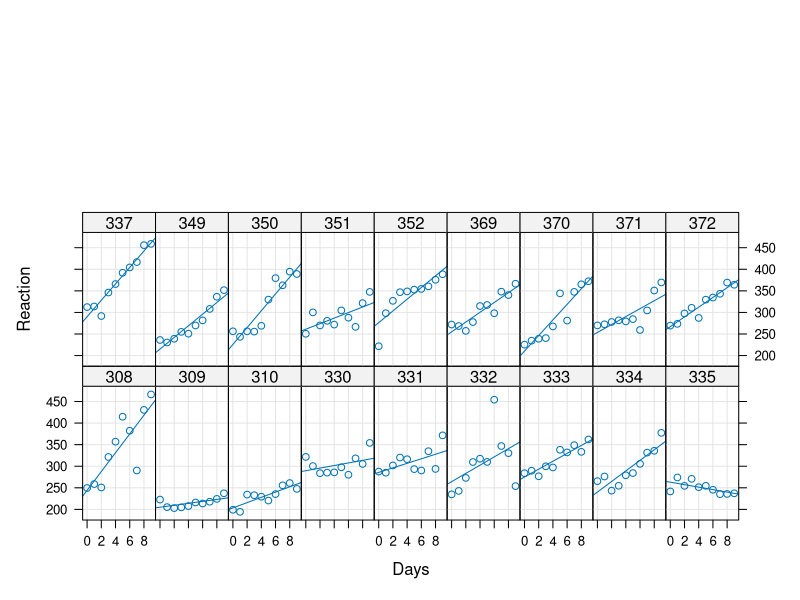
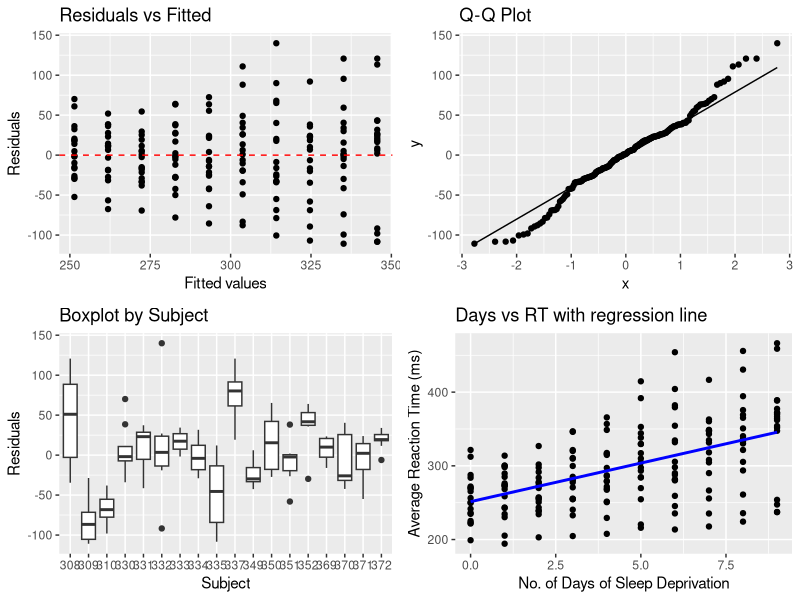
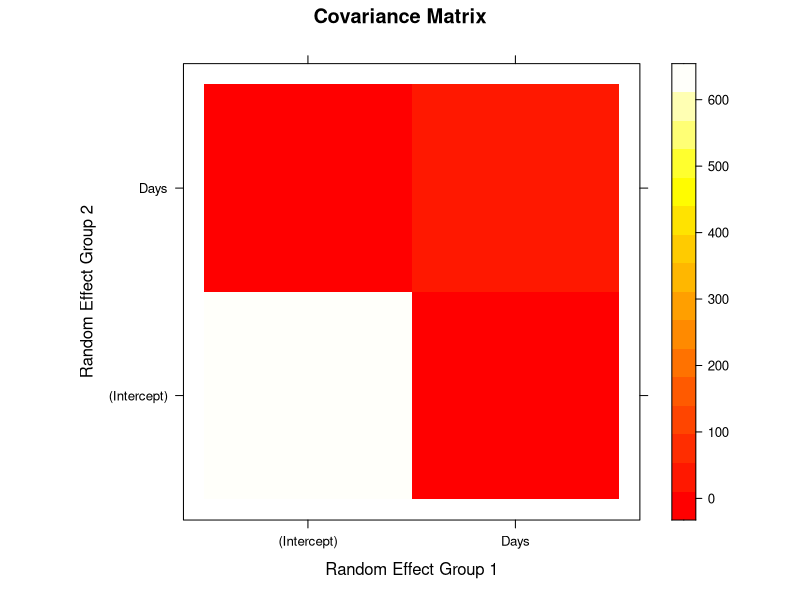
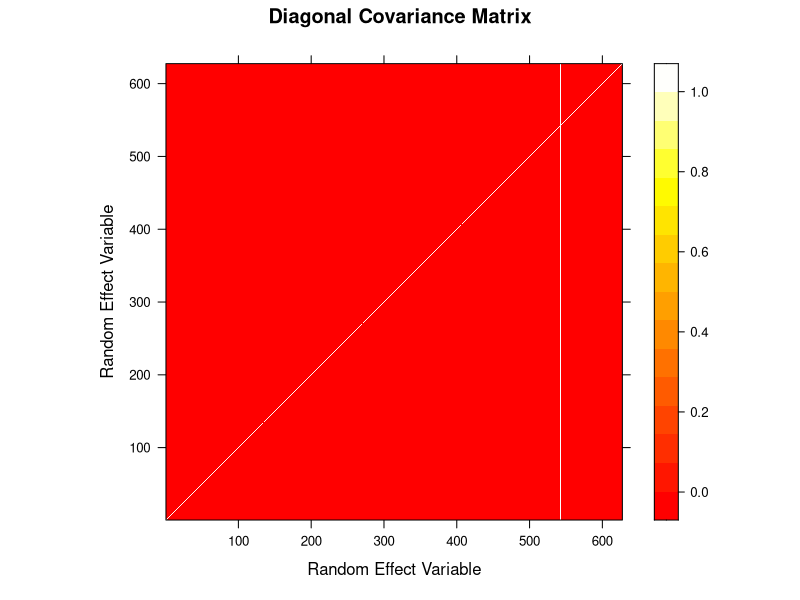
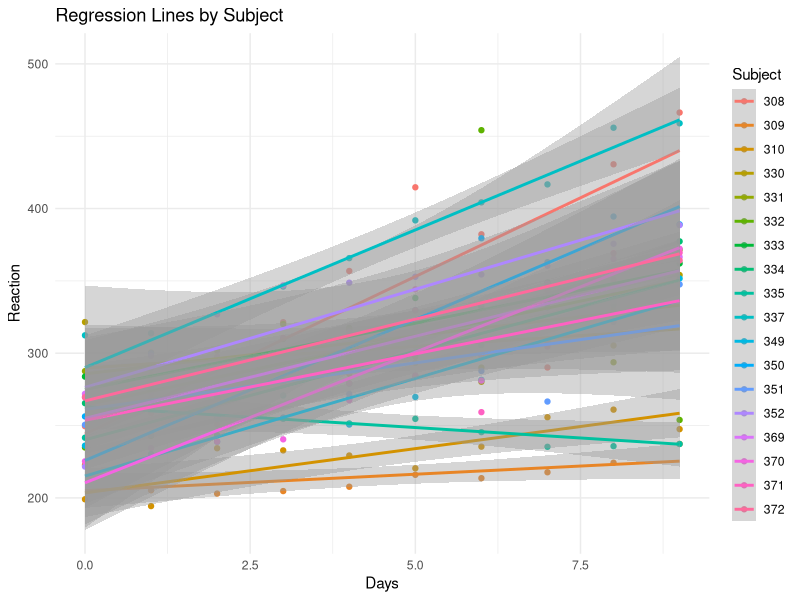
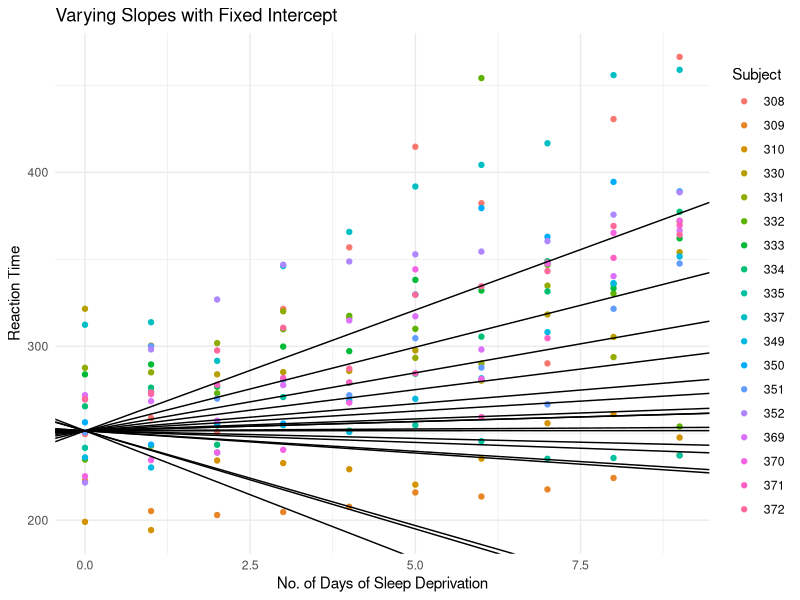
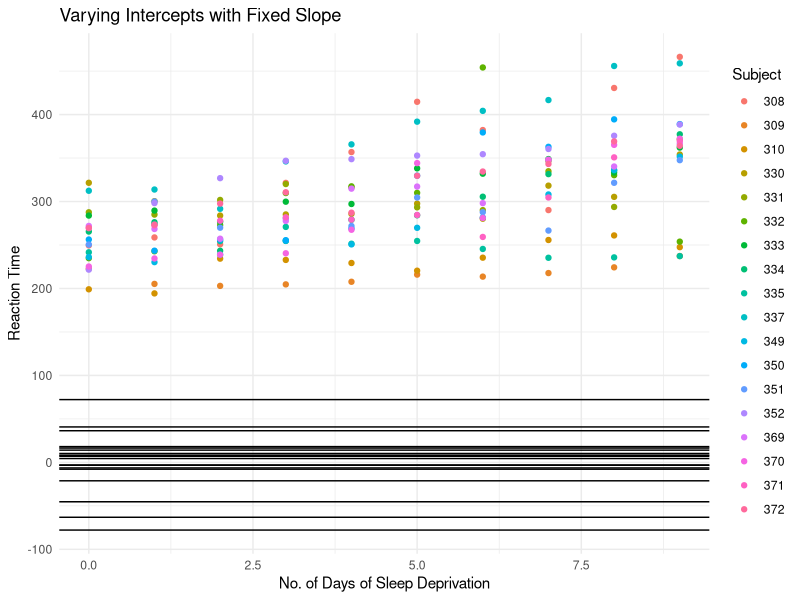
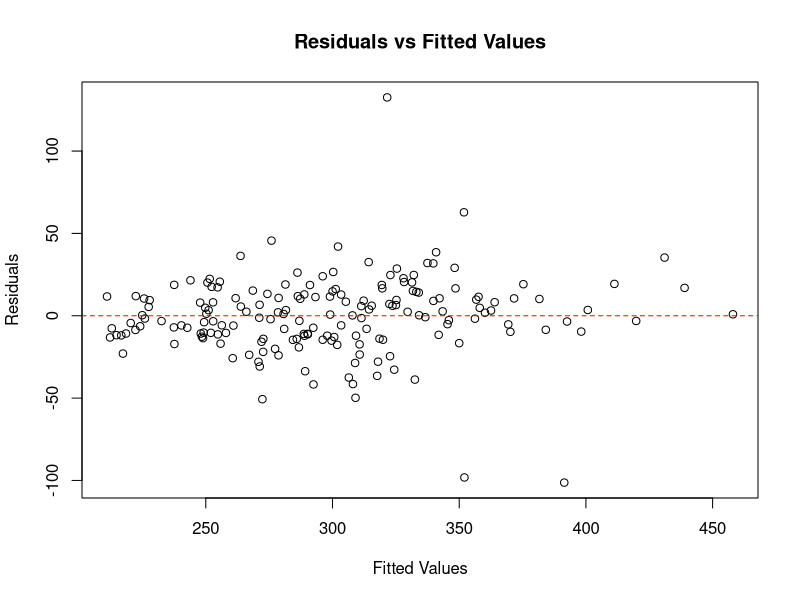

Here is the R script that generated these plots, in order:
## ---- chunk 1
library(lme4)
library(effects)
library(dplyr) 
library(ggplot2)
library(lattice)
## ---- chunk 2
data("sleepstudy")
head(sleepstudy)

#REMEMBER TO PLOT DATA 

#We use data set sleep study on the average reaction time per day for subjects in a sleep deprivation study. Subjects were deprived of sleep 3 hours starting on night 0, per night. Reaction is the response variable which records their time in (ms) on a series of tests given each day to each subject. 

xyplot(Reaction ~ Days | Subject,                 # Plot Reaction against Days, conditioned on Subject
       data = sleepstudy,                        
       layout = c(9, 3),                         # Specify the layout of the panels (9 rows, 3 columns)
       type = c("p", "r"),                       # Type of plot: 'p' for points and 'r' for regression lines
       grid = TRUE                               # Add grid lines to the plot
)                                              


#Each subject’s reaction time increases approximately linearly with the number of sleep- deprived days. However, subjects also appear to vary in the slopes and intercepts of these relationships, which suggests a model with random slopes and intercepts.
## ---- chunk 3

#Fixed effects (linear regression model) of reaction time in a sleep deprivation study 

library(ggplot2)
library(dplyr)

# Fit linear regression model
lm_model <- lm(Reaction ~ Days, data = sleepstudy)

# Predicted values
sleepstudy$predicted <- predict(lm_model)

# Residuals
sleepstudy$residuals <- residuals(lm_model)

# Fitted values
sleepstudy$fitted <- fitted(lm_model)

# Residuals vs Fitted plot
residual_vs_fitted <- ggplot(sleepstudy, aes(x = fitted, y = residuals)) +
  geom_point() +
  geom_hline(yintercept = 0, linetype = "dashed", color = "red") + #Add the 0 residual line
  labs(x = "Fitted values", y = "Residuals", title = "Residuals vs Fitted")

# Q-Q plot
qq_plot <- ggplot(sleepstudy, aes(sample = residuals)) +
  stat_qq() +
  stat_qq_line() +
  labs(title = "Q-Q Plot")

# Boxplot by Subject
boxplot_subject <- ggplot(sleepstudy, aes(x = as.factor(Subject), y = residuals)) +
  geom_boxplot() +
  labs(x = "Subject", y = "Residuals", title = "Boxplot by Subject")

# Plot of Days vs Reaction with regression line
reaction_vs_days <- ggplot(sleepstudy, aes(x = Days, y = Reaction)) +
  geom_point() +
  geom_smooth(method = "lm", se = FALSE, color = "blue") +
  labs(x = "No. of Days of Sleep Deprivation", y = "Average Reaction Time (ms)", title = "Days vs RT with regression line")

# Combine plots
plots <- list(residual_vs_fitted, qq_plot, boxplot_subject, reaction_vs_days)

# Plot in a grid
gridExtra::grid.arrange(grobs = plots, ncol = 2)


## ---- chunk 4

# Load necessary library
library(lme4)

# Fit the mixed-effects model with random intercept and slope using y ~ x + (x | ID)
model <- lmer(Reaction ~ Days + (Days | Subject), data = sleepstudy)
summary(model)


# Extract the covariance matrix
cov_matrix <- as.matrix(VarCorr(model)$Subject)

# Plot the covariance matrix using lattice
levelplot(cov_matrix, main = "Covariance Matrix",
          xlab = "Random Effect Group 1",
          ylab = "Random Effect Group 2",
          col.regions = heat.colors(100))

#Covariance matrix is plotted to understand the relationships between the random effects, model comparison etc. 

#Random effects correspond to the variability in the response variable (in this case, reaction time) that is not explained by the fixed effects (predictor variables such as Days) but is instead attributed to the grouping structure of the data.

#"Group 1" and "Group 2" refer to the different levels of grouping for which the random effects are estimated. Specifically:

#Group 1: Refers to the random effects associated with the intercepts. Each Subject has its own intercept, and the variability in these intercepts across subjects is captured by the random effect of Group 1.

#Group 2: Refers to the random effects associated with the slopes of the Days variable. Similarly, each Subject has its own slope for the relationship between Days and reaction time, and the variability in these slopes across subjects is captured by the random effect of Group 2.

## ---- chunk 5

library(lme4)
library(lattice)

# Fit the mixed effects model
model <- lmer(Reaction ~ Days + (Days || Subject), data = sleepstudy) #subject is the random effect with both varuing slope and intercept 

summary(model)

# Extract the variance-covariance matrix of the random effects
var_cov_matrix <- VarCorr(model)

# Extract the diagonal elements (variances) of the random effects
variances <- attr(var_cov_matrix$Subject, "stddev")^2 #square of each standard deviation to obtain the variance 

# Create a diagonal covariance matrix
cov_matrix <- diag(variances) # creates a diagonal covariance matrix using the variances obtained before. Constructs a square matrix with zeros everywhere except on the diagonal, where the variances are placed.

# Create row and column names of the covariance matrix 
rownames(cov_matrix) <- colnames(cov_matrix) <- names(var_cov_matrix$Subject)

# Create a heatmap plot of the diagonal covariance matrix using lattice
levelplot(cov_matrix, col.regions = heat.colors(200),
          xlab = "Random Effect Variable", ylab = "Random Effect Variable",
          main = "Diagonal Covariance Matrix")

#The plot represents the diagonal covariance matrix of the random effects. In this matrix, each row and column corresponds to a random effect variable (in this case, the Subject). The heatmap visualizes the variances of the random effects (the diagonal elements of the covariance matrix).


## ---- chunk 6

library(ggplot2)

# Fit the linear regression model
model <- lm(Reaction ~ Days + Subject, data = sleepstudy) #Fit a LR model with days as a predictor of reaction time, and factor by Subject 

# Plot the data points with regression lines by subject
ggplot(sleepstudy, aes(x = Days, y = Reaction, color = Subject)) +
  geom_point() +  # Add data points
  geom_smooth(method = "lm", se = TRUE) +  # Add regression lines without confidence intervals
  labs(title = "Regression Lines by Subject", x = "Days", y = "Reaction") +
  theme_minimal()


## ---- chunk 7

library(ggplot2)
library(lme4)

# Fit the linear mixed-effects model y ~ x + (0 + x | ID)
model <- lmer(Reaction ~ Days + (0 + Days | Subject), data = sleepstudy)
summary(model)

# Extract fixed effects (both intercept and slope)
fixed_effects <- fixef(model)[1]

# Extract random effects (slopes)
random_effects <- ranef(model)$Subject[, "Days"]

# Plot the data with varying slopes
ggplot(sleepstudy, aes(x = Days, y = Reaction, color = Subject)) +
  geom_point() +
  geom_abline(intercept = fixed_effects, slope = random_effects, linetype = "solid") +
  labs(title = "Varying Slopes with Fixed Intercept",
       x = "No. of Days of Sleep Deprivation",
       y = "Reaction Time") +
  theme_minimal()




## ---- chunk 8


library(ggplot2)
library(lme4)

# Fit the linear mixed-effects model
model <- lmer(Reaction ~ Days + (1 | Subject), data = sleepstudy)

# Extract random effects directly
random_effects <- ranef(model)

# Extract fixed effects (slope)
fixed_slope <- fixef(model)[2] 
random_intercepts <- ranef(model)$Subject[, "(Intercept)"]

# Plot the data with varying intercepts
ggplot(sleepstudy, aes(x = Days, y = Reaction, color = Subject)) +
  geom_point() +
  geom_hline(data = data.frame(intercept = random_intercepts, slope = fixed_slope), aes(yintercept = intercept), linetype = "solid", color = "black") +
  labs(title = "Varying Intercepts with Fixed Slope",
       x = "No. of Days of Sleep Deprivation",
       y = "Reaction Time") +
  theme_minimal()




## ---- chunk 9

# Fit the four linear mixed-effects models
model1 <- lmer(Reaction ~ Days + (1 | Subject), data = sleepstudy) #fixed slope varying intercept
model2 <- lmer(Reaction ~ Days + (Days || Subject), data = sleepstudy) # diagonal covariance 
model3 <- lmer(Reaction ~ Days + (Days | Subject), data = sleepstudy) # full covariance matrix
model4 <- lmer(Reaction ~ Days + (0 + Days | Subject), data = sleepstudy) # fixed intercept, varying slope 

# Compare the models using ANOVA
anova(model1, model2, model3, model4)

## ---- chunk 10

#Comparing residuals from the fixed effect and mixed effects models 

# Get fitted values and residuals from Model 2
fitted_values <- fitted(model2)
residuals <- residuals(model2)

# Create a scatter plot of residuals vs fitted values of mixed effects model 
mixed_plot<-plot(fitted_values, residuals,
     main = "Residuals vs Fitted Values",
     xlab = "Fitted Values",
     ylab = "Residuals")
abline(h = 0, col = "red", lty = 2)  # Add a horizontal line at y = 0 for reference
